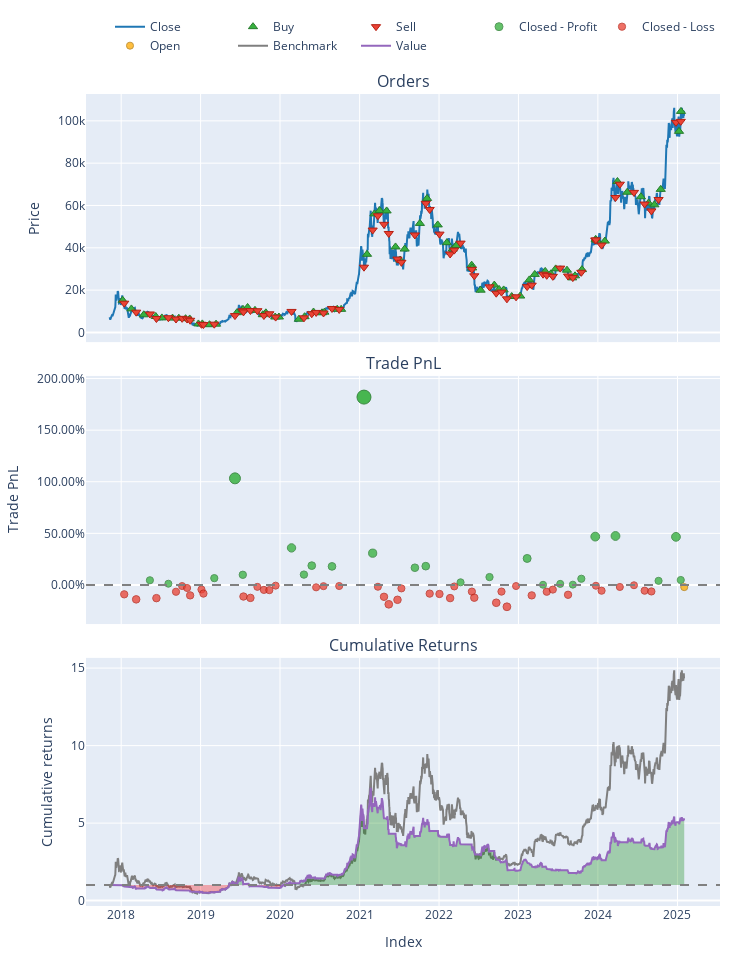

Write notebook code for a chart like this one.
### Code cell
pf[(10, 20, "BTC-USD")].plot().show()
